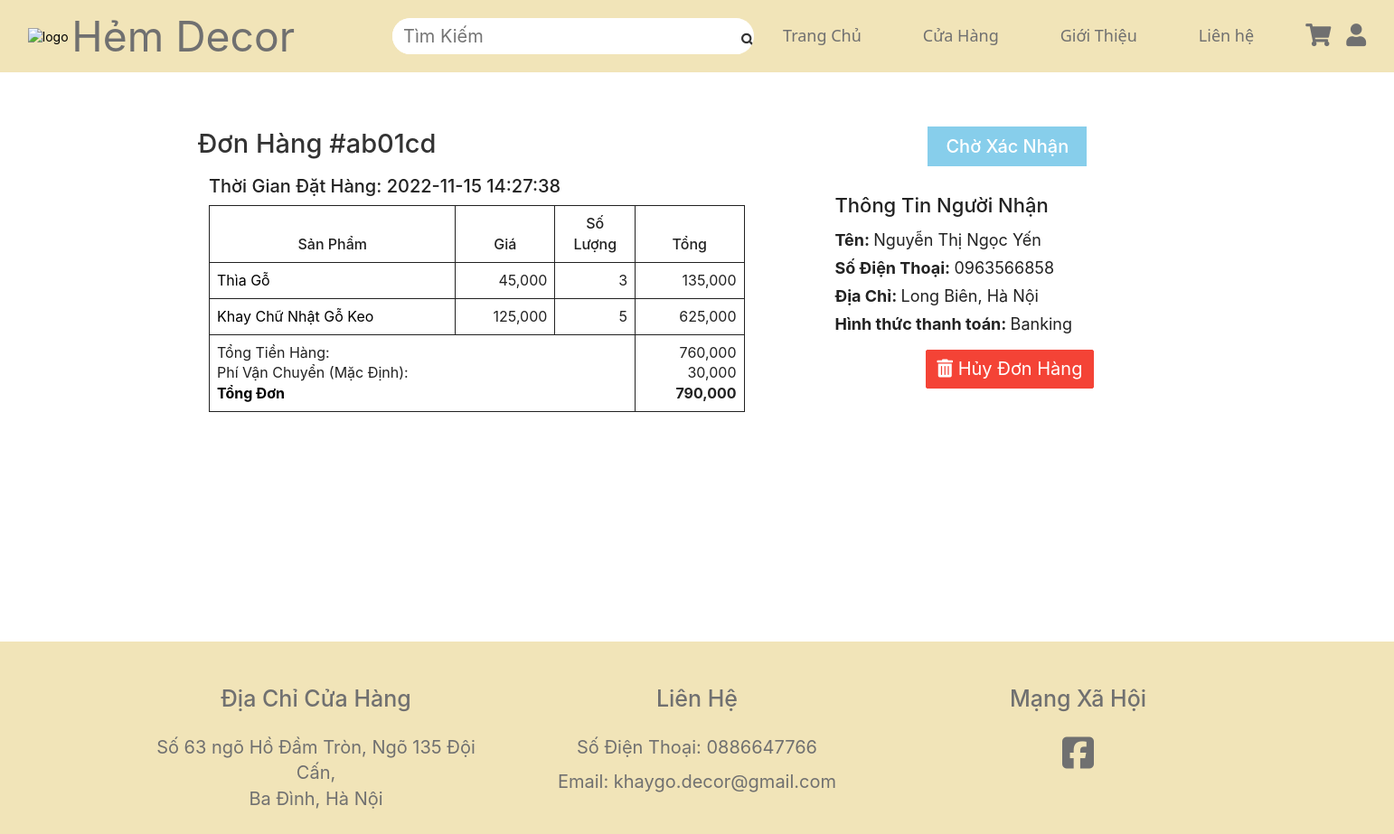
The page /user_orders/order-details.php?oid=ab01cd (signed in) on the database its author committed.
### tables this page shows
CREATE TABLE IF NOT EXISTS `Order` (
  OrderID VARCHAR(6) NOT NULL PRIMARY KEY,
  AccountID INT NOT NULL,
  OrderDate timestamp NOT NULL default CURRENT_TIMESTAMP on update CURRENT_TIMESTAMP,
  OrderStatus ENUM('Chờ Xác Nhận','Đang Chuẩn Bị Hàng','Đang Giao Hàng', 'Đã Hoàn Thành', 'Đã Hủy') NOT NULL,
  PaymentStatus ENUM('Đang Xử Lý', 'Đã Hoàn Thành')NOT NULL,
  
  TotalOrder DOUBLE DEFAULT '0',
  FOREIGN KEY (AccountID) REFERENCES `Account` (AccountID) ON UPDATE CASCADE ON DELETE CASCADE);

CREATE TABLE IF NOT EXISTS `Order_Details` (
  OrderID VARCHAR(6) NOT NULL,
  CustomerName VARCHAR(30) NOT NULL,
  CustomerAddress VARCHAR(200) NOT NULL,
  CustomerPhoneNo VARCHAR(10) NOT NULL,
  PaymentMethod ENUM('COD','Banking'),
  Note VARCHAR (5000),
  FOREIGN KEY (OrderID) REFERENCES `Order` (OrderID) ON UPDATE CASCADE ON DELETE CASCADE);

CREATE TABLE IF NOT EXISTS `Order_Product` (
  OrderID VARCHAR(6) NOT NULL,
  ProductID VARCHAR(10) NOT NULL,
  OrderQuantity TINYINT NOT NULL,
  QuantityPrice INT NOT NULL,
  FOREIGN KEY (OrderID) REFERENCES `Order` (OrderID) ON UPDATE CASCADE ON DELETE CASCADE,
  FOREIGN KEY (ProductID) REFERENCES `Product` (ProductID) ON UPDATE CASCADE ON DELETE CASCADE);

CREATE TABLE IF NOT EXISTS Product(
CategoryID VARCHAR(10) NOT NULL,
ProductID VARCHAR(10) NOT NULL PRIMARY KEY,
ProductName VARCHAR(255) NOT NULL,
Size VARCHAR(10),
Price INT UNSIGNED NOT NULL,
ProductQuantity INT UNSIGNED NOT NULL,
CreateDate timestamp NOT NULL default CURRENT_TIMESTAMP on update CURRENT_TIMESTAMP,
FOREIGN KEY (CategoryID) REFERENCES Categories(CategoryID) ON UPDATE CASCADE ON DELETE CASCADE
);

### user_orders/order-details.php (the view, shortened to what this page needs)
<?php
if (isset($_SESSION['id'])) {
    include('../database/dbcon.php');
    if (isset($_GET['oid'])) {
        $id = $_SESSION['id'];
        $oid = $_GET['oid'];
        $order_content = mysqli_query($con, "SELECT AccountID, OrderDate, OrderStatus, PaymentStatus, TotalOrder, od.*, OrderQuantity, QuantityPrice, p.*, c.ThumbnailImage, sum(OrderQuantity) AS TotalQuantity, sum(QuantityPrice) AS TotalQuPrice, count(p.ProductID) AS TotalProduct FROM `Order` o
        INNER JOIN `order_details` od ON o.OrderID = od.OrderID
        INNER JOIN `order_product` op ON o.OrderID = op.OrderID
        INNER JOIN `product` p ON op.ProductID = p.ProductID
        INNER JOIN `categories` c ON p.CategoryID = c.CategoryID
        WHERE AccountID = '$id' && o.OrderID = '$oid'");
        $row = mysqli_fetch_array($order_content);
?>
<!doctype html>
<html lang="zxx">
<head>
    <link rel="stylesheet" href="https://maxcdn.bootstrapcdn.com/bootstrap/3.3.2/css/bootstrap.min.css">
    <link rel="stylesheet" href="../css/user.css?v=<?php echo time(); ?>">
</head>
<body>
    <header>
        <a href="../user_homepage/user_homepage.php"><img class="logo" src="../images/hem_logo_circle_yellow.png"
                alt="logo"></a>
        <a href="../user_homepage/user_homepage.php" class="web_name1" style="font-size:3vw;">Hẻm Decor</a>
        <form action="../user_products/search.php" class="search-form" id="search" method="post">
            <input type="search" name="keyword" placeholder="Tìm Kiếm" id="search-box" required>
            <label for="search-box" class="fas fa-search" onclick="myFunc()"></label>
        </form>
        <nav class="navbar1">
            <ul>
                <li> <a href="../user_homepage/user_homepage.php">Trang Chủ</a></li>
                <li> <a href="../user_products/product_page.php">Cửa Hàng</a></li>
                <li> <a href="../user_homepage/about_us.php">Giới Thiệu</a></li>
                <li><a class="cta" href="#contact">Liên hệ</a></li>
            </ul>
        </nav>
        <div class="icons1">
            <a href="../user_cart/view_cart.php" class="fas fa-shopping-cart">
            </a>
            <div class="dropdown"><a class="fas fa-user"></a>
            </div>
        </div>
    </header>
    <section class="confirmation_part padding_top">
        <h1>Đơn Hàng #<?php echo $row["OrderID"] ?></h1>
        <?php if($row["OrderStatus"] == "Chờ Xác Nhận"){ ?>
        <h3 class="wait"><?php echo $row["OrderStatus"] ?></h3>
        <?php } elseif($row["OrderStatus"] == "Đang Chuẩn Bị Hàng"){ ?>
        <h3 class="ready"><?php echo $row["OrderStatus"] ?></h3>
        <?php } elseif($row["OrderStatus"] == "Đang Giao Hàng"){ ?>
        <h3 class="ship"><?php echo $row["OrderStatus"] ?></h3>
        <?php } elseif($row["OrderStatus"] == "Đã Hoàn Thành") { ?>
        <h3 class="complete"><?php echo $row["OrderStatus"] ?></h3>
        <?php } elseif($row["OrderStatus"] == "Đã Hủy") { ?>
        <h3 class="cancel"><?php echo $row["OrderStatus"] ?></h3>
        <?php }?>
        <div class="container">
            <div class="row">
                <div class="col-lg-7">
                    <div class="order_details_iner">
                        <h2>Thời gian đặt hàng: <?php echo $row["OrderDate"] ?></h2>
                        <table class="table table-borderless">
                            <thead>
                                <tr>
                                    <th scope="col" colspan="2"><span>Sản phẩm</span></th>
                                    <th scope="col"><span>Giá</span></th>
                                    <th scope="col" width = "15%"><span>Số lượng</span></th>
                                    <th scope="col"><span>Tổng</span></th>
                                </tr>
                            </thead>
                            <tbody>
                                <?php $i = 1;
                        $sql1 = mysqli_query($con, "SELECT OrderID, OrderQuantity, QuantityPrice,
                                                    p.* FROM order_product op INNER JOIN product p ON op.ProductID = p.ProductID
                                                    WHERE OrderID = '$oid'");
                        while ($row1 = mysqli_fetch_assoc($sql1)){ ?>
                                <tr>
                                    <td colspan="2">
                                        <span><a
                                                href='../user_products/view_product.php?cid=<?php echo $row1['CategoryID']; ?>&pid=<?php echo $row1['ProductID']; ?>'>
                                                <?php echo $row1["ProductName"] ?>
                                            </a></span>
                                    </td>
                                    <td><span style = "cursor: auto;"><?php echo number_format($row1["Price"]) ?></span></td>
                                    <td><span style = "cursor: auto;"><?php echo $row1["OrderQuantity"] ?></span></td>
                                    <td> <span style = "cursor: auto;"><?php echo number_format($row1["QuantityPrice"]) ?></span></td>
                                </tr>
                                <?php $i++;} ?>
                            </tbody>
                            <tr>
                                <td colspan="4"><span style = "cursor: auto;">Tổng tiền hàng: <br>Phí Vận Chuyển (Mặc định):</span> <br><b>Tổng
                                        Đơn</b></td>
                                <td> <span style = "cursor: auto;"> <?php echo number_format($row["TotalQuPrice"]) ?> <br>30,000
                                    <br><b><?php echo number_format($row["TotalOrder"]) ?></b></span>
                                </td>
                            </tr>
                        </table>
                    </div>
                </div>
                <div class="col-lg-5 col-lx-4">
                    <div class="single_confirmation_details">
                        <h4>Thông tin người nhận</h4>
                        <p><b>Tên: </b><span><?php echo $row["CustomerName"] ?></span></p>
                        <p><b>Số Điện Thoại: </b><span><?php echo $row["CustomerPhoneNo"] ?></span></p>
                        <p><b>Địa Chỉ: </b><span><?php echo $row["CustomerAddress"] ?></span></p>
                        <p><b>Hình thức thanh toán: </b><span><?php echo $row["PaymentMethod"] ?></span></p>
                        <?php if($row["OrderStatus"] == "Chờ Xác Nhận"){ ?>
                        <button type="button" class="btn btn-primary" data-toggle="modal" data-target="#demo-1"><i
                                class='fa fa-trash-alt'></i> Hủy Đơn Hàng</button>
                        <?php } else {?>
                        <button type="button" class="btn btn-secondary" disabled><i class='fa fa-trash-alt'></i> Hủy Đơn
                            Hàng</button>
                        <?php }?>
                    </div>
                </div>
            </div>
    </section>
    <footer><?php include '../header_footer/user_footer.php'; ?></footer>
</body>
</html>
<?php
    }
}else{
    echo "<script>window.open('../anon/homepage.php', '_self')</script>";
    exit();
}
?>

### css/user.css (style rules this page uses)
:root { --pink: black; }
* { margin: 0; padding: 0; box-sizing: border-box; font-family: -apple-system, BlinkMacSystemFont, 'Segoe UI', Roboto, Oxygen, Ubuntu, Cantarell, 'Open Sans', 'Helvetica Neue', sans-serif; outline: none; text-decoration: none; transition: .2s linear; }
a { color: #000; }
body { position: relative; margin: 0; min-height: 100%; }
html { font-size: 62.5%; scroll-behavior: smooth; scroll-padding-top: 6rem; overflow-x: hidden; height: 100%; }
section { padding: 2rem 9%; }
header { position: fixed; top: 0; left: 0; right: 0; background-color: #F1E4B8; padding: 0.7rem 2%; display: flex; justify-content: flex-end; align-items: center; z-index: 10; }
.logo { cursor: pointer; width: 60px; height: auto; margin-right: 0.1cm; }
.fa-search { padding-top: 3%; }
.search-form { width:40rem; height:4rem; overflow: hidden; background:#fff; display:flex; align-items: center; border-radius: 5rem; position: relative; border: none; }
.search-form input { font-size: 2rem; padding:0 1.2rem; height:100%; width:100%; text-transform: none; color:black; border: none; }
header .fa-shopping-cart { margin-right: 1rem; }
.dropdown { position: relative; display: inline-block; }
table { border-collapse: collapse; width: 100%; color: #000; }
img { width: 100%; }
footer { position: absolute; bottom: 0; right: 0; left: 0; }
span { cursor: pointer; }
table { font-family: -apple-system, BlinkMacSystemFont, 'Segoe UI', Roboto, Oxygen, Ubuntu, Cantarell, 'Open Sans', 'Helvetica Neue', sans-serif; border-collapse: collapse; width: 100%; border: 1px solid #707070; cursor: context-menu; }
thead tr { font-weight: bold; font-size: 2.5rem; cursor: context-menu; }
th { color: #707070; text-align: center; padding: 12px; padding-left: 0; padding-right: 0; border: 1px solid #707070; }
.navbar1 { margin-bottom: -10px; }
.navbar1 li { display: inline-block; align-items: center; padding: 0px 20px; }
.navbar1 li a { transition: all 0.3s ease 0s; }
.navbar1 a { font-size: 18px; font-family: 'Segoe UI', Tahoma, Geneva, Verdana, sans-serif; padding: 0 1rem; color: #707070; padding: 0 12px; }
.web_name1 { font-family: -apple-system, BlinkMacSystemFont, 'Segoe UI', Roboto, Oxygen, Ubuntu, Cantarell, 'Open Sans', 'Helvetica Neue', sans-serif; color: #707070; margin-right: auto; margin-left: 0cm; }
header .icons1 { font-size: 2.5rem; margin-left: 2.5rem; }
header .icons1 a { color: #707070; }
header .icons1 .fa-shopping-cart { margin-right: 1rem; }
.confirmation_part { margin-top: 8%; }
.confirmation_part .single_confirmation_details { background-color: #ffffff; padding: 20px 40px; margin-top: 10px; }
.confirmation_part .single_confirmation_details h4 { font-size: 22px; font-weight: 500; color: #222222; text-transform: capitalize; margin-bottom: 16px; }
.confirmation_part .single_confirmation_details p { left: 0; top: 0; line-height: 21px; color: #222222; font-size: 18px; }
.confirmation_part .single_confirmation_details span { color: #222222; }
.confirmation_part .order_details_iner { background-color: #ffffff; padding: 0px 30px 15px; text-transform: capitalize; }
.confirmation_part h1 { display:inline; font-size: 29px; margin-left: 80px; }
.confirmation_part h2 { font-size: 20px; color: #222222; }
.confirmation_part .wait { background: #87ceeb; color: white; padding: 10px 20px; display:inline; font-size: 20px; margin-left: 540px; }
.confirmation_part .order_details_iner table tr { border: 1px solid #222222; }
.confirmation_part .order_details_iner .table th { border: 1px solid #222222; font-size: 16px; }
.confirmation_part .order_details_iner .table td { border: 1px solid #222222; font-size: 16px; }
.confirmation_part .order_details_iner .table td:nth-child(2), .confirmation_part .order_details_iner .table td:nth-child(3), .confirmation_part .order_details_iner .table td:nth-child(4) { text-align: right; }
.confirmation_part .order_details_iner span { color: #222222; }
.confirmation_part .order_details_iner th { font-weight: 500; }
.confirmation_part .order_details_iner .table tbody { border-top: 1px solid #222222; }
.confirmation_part .btn { -moz-border-radius: 2px; -webkit-border-radius: 2px; border-radius: 2px; }
.confirmation_part .btn-primary { margin:8px 100px; font-size: 20px; }
.confirmation_part .btn-primary,.btn-primary:active, .btn-primary:visited { background-color: #f44336; border-color: #f44336; }
.table-borderless a { text-decoration: none; font-size: 16px; font-weight: inherit; color:#000; }

### rows shown on the page
order: order_details.OrderID "ab01cd", OrderStatus "Chờ Xác Nhận", OrderDate "2022-11-15 14:27:38", TotalOrder "790,000", order_details.CustomerName "Nguyễn Thị Ngọc Yến", order_details.CustomerPhoneNo "0963566858", order_details.CustomerAddress "Long Biên, Hà Nội", order_details.PaymentMethod "Banking"
order_product: ProductID.ProductName "Thìa Gỗ", ProductID.Price "45,000", OrderQuantity "3", QuantityPrice "135,000"
order_product: ProductID.ProductName "Khay Chữ Nhật Gỗ Keo", ProductID.Price "125,000", OrderQuantity "5", QuantityPrice "625,000"

### other values the page prints
$row["TotalQuPrice"] "760,000"
